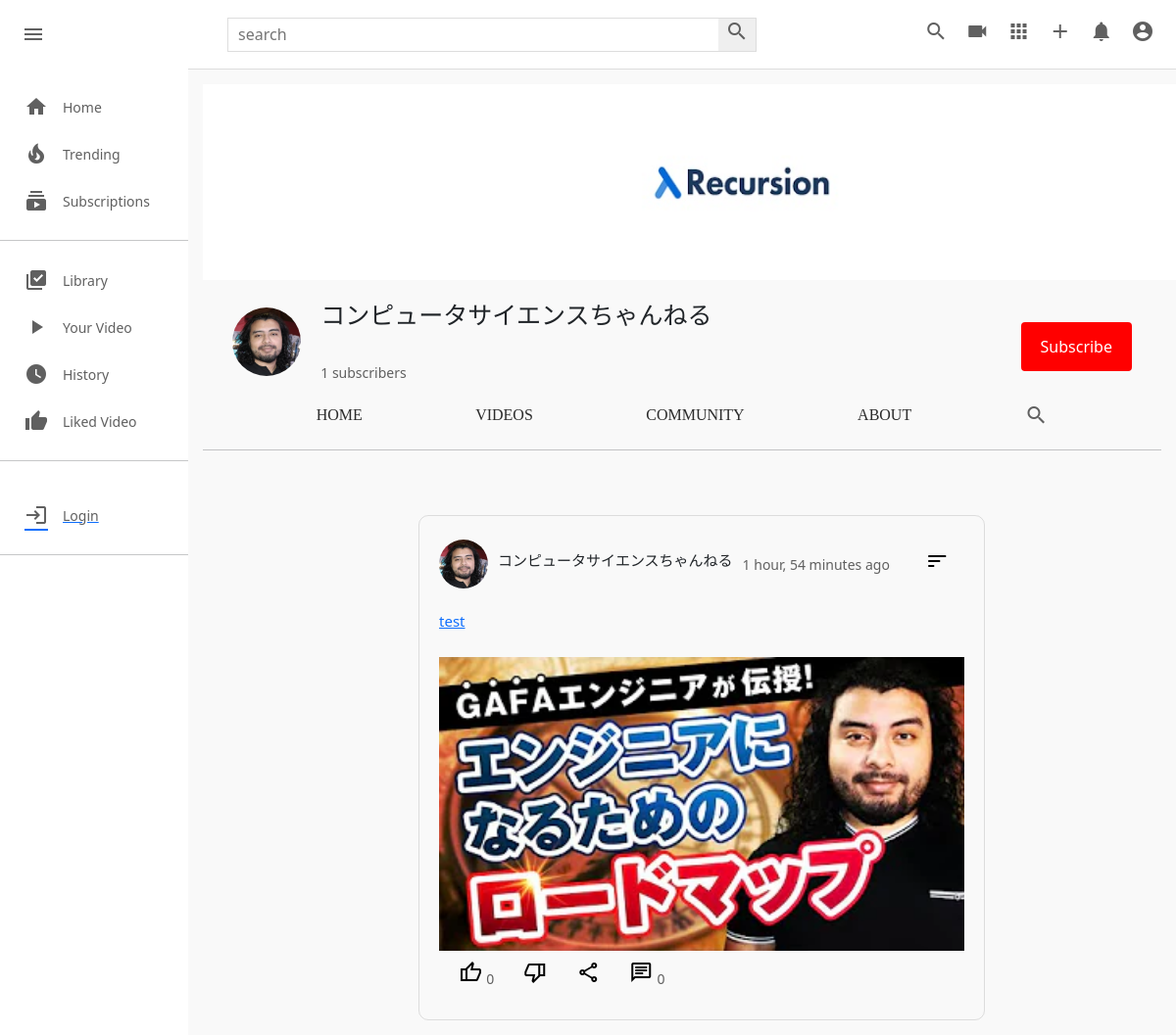
The app's page /c/2/community/, older data.
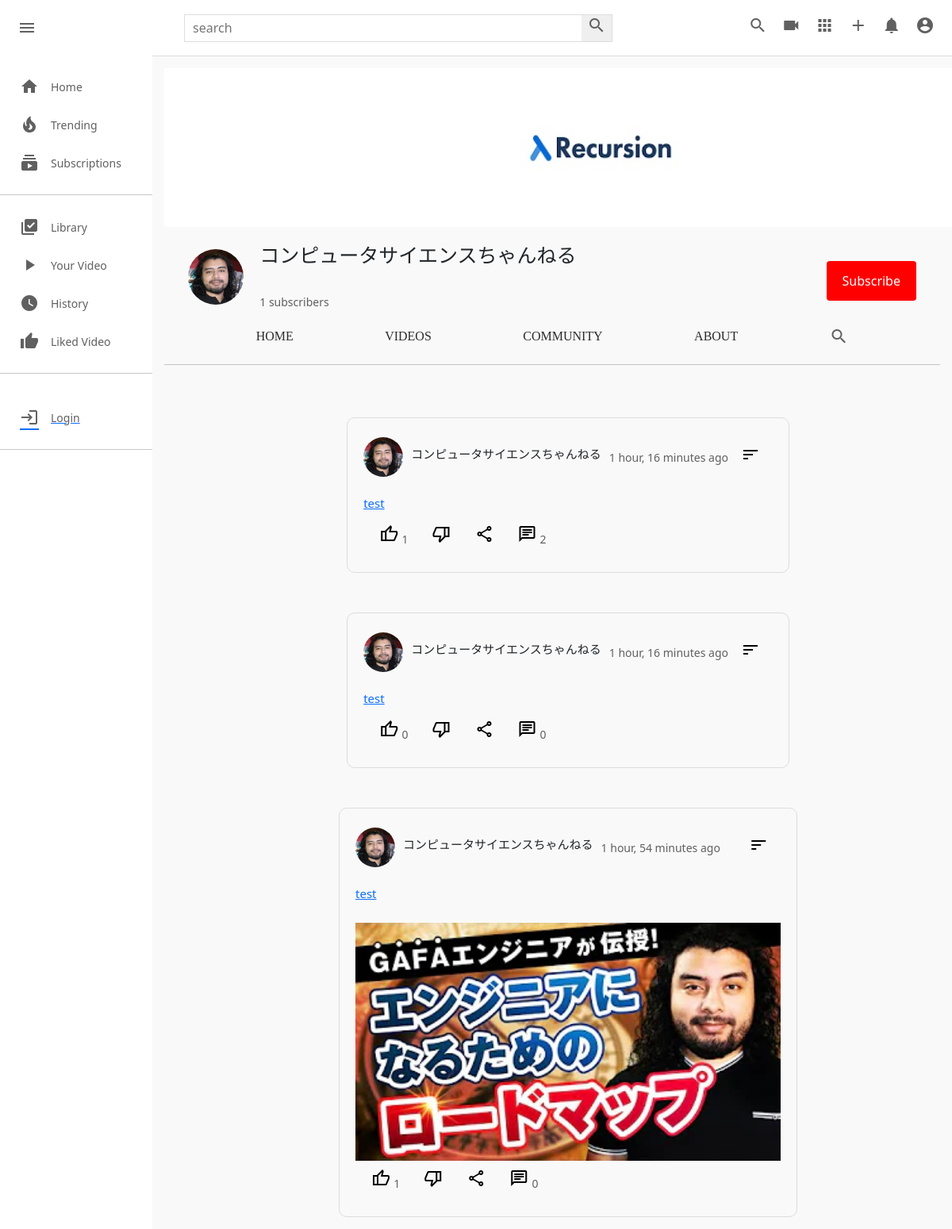
The same page, newer data.
### channel/models.py (models this page shows, shortened)
class Channel(models.Model):
    channel_art=models.ImageField(upload_to=user_directory_path,default='images/channel-art.jpg')
    image=models.ImageField(upload_to=user_directory_path,default='images/user-image.png')
    full_name=models.CharField(max_length=100)
    channel_name=models.CharField(max_length=100)
    description=models.TextField(null=True,blank=True)
    keyword=TaggableManager(blank=True)
    date=models.DateTimeField(auto_now_add=True)
    status=models.CharField(choices=STATUS,max_length=100,default='Active')
    user=models.OneToOneField(User,on_delete=models.SET_NULL,null=True,related_name="channel")
    subscribers=models.ManyToManyField(User,related_name="user_subs",blank=True)
    verified=models.BooleanField(default=False)
    total_view=models.PositiveIntegerField(default=0)
    business_email=models.EmailField(null=True,blank=True)
    make_business_email_public=models.BooleanField(default=False)
    business_location=models.CharField(null=True,blank=True,max_length=100)
    make_business_location_public=models.BooleanField(default=False)
    website=models.URLField(default='https://www.udemy.com/home')
    instagram=models.URLField(default='https://www.udemy.com/home')
    facebook=models.URLField(default='https://www.udemy.com/home')
    twitter=models.URLField(default='https://www.udemy.com/home')

class Community(models.Model):
    channel=models.ForeignKey(Channel,on_delete=models.CASCADE)
    image=models.ImageField(upload_to=user_directory_path,null=True,blank=True)
    content=models.TextField(null=True,blank=True)
    date=models.DateTimeField(auto_now_add=True)
    status=models.CharField(choices=STATUS,default='Active',max_length=100)
    likes=models.ManyToManyField(User,blank=True)
    class Meta:
        verbose_name='Community'
        verbose_name_plural='Community Posts'

### channel/views.py (the view)
# urls.py: path("<channel_name>/community/",views.channel_community,name='channel-community'),
def channel_community(request,channel_name):
    channel = get_object_or_404(Channel,id=channel_name)
    community = Community.objects.filter(channel=channel,status='Active').order_by('-date')
    context={
        'channel': channel,
        'community':community,
    }
    return render(request,'channel/channel_community.html',context)

### templates/channel/channel_community.html (shortened to what this page needs)
{% extends 'base.html' %}
{% load static %}
{% block style %}
<link rel="stylesheet" href="{% static 'css/style.css' %}" type="text/css">
<link rel="stylesheet" href="{% static 'css/channel-community.css' %}" type="text/css">
<link rel="stylesheet" href="{% static 'css/channel.css' %}" type="text/css">
{% endblock style %}
{% block content %}
    <div class="mainBody">
        {% include 'partials/sidebar.html' %}
        <div class="videos">
            {% include 'channel/partials/channel-header.html' %}
            <div class="video-container">
                {% for c in community %}
                <div class="content-border">
                    <div class="content-div">
                        <div class="header-comm">
                            <div class="channel-details">
                                {% if c.channel.image %}
                                <img src="{{c.channel.image.url}}" class="channel-img-com" alt="">
                                {% else %}
                                <img src="https://thumbs.dreamstime.com/b/default-avatar-profile-vector-user-profile-default-avatar-profile-vector-user-profile-profile-179376714.jpg" class="channel-img-com" alt="">
                                {% endif %}
                                <h5>{{c.channel.channel_name}}</h5>
                                <span>{{c.date|timesince}} ago</span>
                            </div>
                            <div class="dropdown">
                                <button class="dropbtn">
                                    <i class="material-symbols-outlined">sort</i>
                                </button>
                            </div>
                        </div>
                        <div class="content">
                            <a href="{% url 'channel-community-detail' c.channel.id c.id %}"><h3>{{ c.content|truncatechars:200 }}</h3></a>
                            {% if c.image %}
                            <a href="{% url 'channel-community-detail' c.channel.id c.id %}"><img src="{{c.image.url}}" alt=""></a>
                            {% endif %}
                        </div>
                        <div class="icon-section">
                            <div class="single-icon">
                                <a href="{% url 'com_add_like' c.id %}"><i class="material-icons material-symbols-outlined">thumb_up</i></a>
                                <span>{{c.likes.all.count}}</span>
                            </div>
                            <div class="single-icon">
                                <a href="{% url 'com_add_like' c.id %}"><i class="material-icons material-symbols-outlined">thumb_down</i></a>
                            </div>
                            <div class="single-icon">
                                <i class="material-icons material-symbols-outlined">share</i>
                            </div>
                            <div class="single-icon">
                                <a href=""><i class="material-icons material-symbols-outlined">chat</i></a>
                                <span>{{c.comments.all.count}}</span>
                            </div>
                        </div>
                    </div>
                </div>
                {% endfor %}
            </div>
        </div>
    </div>
{% endblock content %}

### templates/base.html (shortened to what this page needs)
{% load static %}
<!DOCTYPE html>
<html lang="en">
<head>
    {% block style %}
    {% endblock style %}
    <link rel="stylesheet" href="https://use.fontawesome.com/releases/v6.0.0/css/all.css" />
</head>
<body>
    <div class="header">
        <div class="header-left">
            <i id="menu" class="material-icons">menu</i>
            <a href="{% url 'index' %}">
            </a>
        </div>
        <div class="header-search">
            <form action="{% url 'search' %}" method="GET">
                <input type="text" placeholder="search" name="q">
                <button><i class="material-icons">search</i></button>
            </form>
        </div>
        <div class="header-icons">
            <i class="material-icons display-this">search</i>
            <a href="{% url 'video-upload' %}"><i class="material-icons ">videocam</i></a>
            <i class="material-icons display-this">apps</i>
            {% if request.user.is_authenticated %}
            <a href="{% url 'create-post' request.user.channel.id %}"><i class="material-icons">add</i></a>
            {% else %}
            <a href=""><i class="material-icons">add</i></a>
            {% endif %}
            <i class="material-icons display-this">notifications</i>
            {% if request.user.is_authenticated %}
            <a href="#"><i id="drop-down" class="material-icons display-this">account_circle</i></a>
            {% else %}
            <a href="#"><i id="drop-down" class="material-icons display-this">account_circle</i></a>
            {% endif %}
        </div>
    </div>
    {% block content %}
    {% endblock content %}
</body>
</html>

### templates/partials/sidebar.html (shortened to what this page needs)
<div class="sidebar">
    <div class="sidebar-categories">
        <div class="sidebar-category">
            <i class="material-icons">home</i>
            <span>Home</span>
        </div>
        <div class="sidebar-category">
            <i class="material-icons">local_fire_department</i>
            <span>Trending</span>
        </div>
        <div class="sidebar-category">
            <i class="material-icons">subscriptions</i>
            <span>Subscriptions</span>
        </div>
        <hr>
        <div class="sidebar-category">
            <i class="material-icons">library_add_check</i>
            <span>Library</span>
        </div>
        <div class="sidebar-category">
            <i class="material-icons">play_arrow</i>
            <span>Your Video</span>
        </div>
        <div class="sidebar-category">
            <i class="material-icons">watch_later</i>
            <span>History</span>
        </div>
        <div class="sidebar-category">
            <i class="material-icons">thumb_up</i>
            <span>Liked Video</span>
        </div>
        <hr>
    </div>
    <div class="sidebar-categories">
        {% if not request.user.is_authenticated %}
        <a href="{% url 'sign-in' %}">
            <div class="sidebar-category">
                <i class="material-icons">login</i>
                <span>Login</span>
            </div>
        </a>
        {% endif %}
    </div>
    <hr>
</div>

### templates/channel/partials/channel-header.html (shortened to what this page needs)
{% include 'partials/alert.html' %}
<div class="channel-art">
    {% if channel.channel_art.url %}
    <img  src="{{ channel.channel_art.url }}" alt="">
    {% else %}
    <img src="https://wallpaper.dog/large/10702685.jpg" alt="">
    {% endif %}
</div>
<div class="channel-header flex">
    <div class="channel-img-title flex">
        {% if channel.image %}
        <img class="img" src="{{channel.image.url}}" alt="">
        {% else %}
        <img class="img" src="https://thumbs.dreamstime.com/b/default-avatar-profile-vector-user-profile-default-avatar-profile-vector-user-profile-profile-179376714.jpg" alt="">
        {% endif %}
        <div class="channel-image-texts">
            <h4 class="flex">{{channel.channel_name}}</h4>
            {% if channel.verified == True %} <i class="fas fa-check-circle"></i> {% endif %} <br>
            <span id="count">{{channel.subscribers.all.count}}</span><span> subscribers</span>
        </div>
    </div>
    <div class="channel-header-btns">
        {% if request.user != channel.user %}
        <div><button id="sub_btn" onclick="addsub()" class="channel-subscribe sub_button_channel">Subscribe</button></div>
        {% endif %}
    </div>
</div>
<div class="channel-header-links flex">
    <a href="{% url 'channel-profile' channel.id %}" class="display-this">Home</a>
    <a href="{% url 'channel-videos' channel.id %}" class="display-this">Videos</a>
    <a href="{% url 'channel-community' channel.id %}" class="dont-display-thdis">Community</a>
    <a href="{% url 'channel-about' channel.id %}" class="displhray-this">About</a>
    <a href="" class="dont-display-this"><i class="material-icons">search</i></a>
</div>
<hr>

### templates/partials/alert.html (shortened to what this page needs)
<link href="https://cdn.jsdelivr.net/npm/bootstrap@5.3.3/dist/css/bootstrap.min.css" rel="stylesheet">

### static/css/style.css (style rules this page uses)
* { margin: 0; padding: 0; box-sizing: border-box; }
body { font-family: 'Roboto','sans-serif'; }
.material-icons { color: rgb(96, 96, 96); }
.header { display: flex; justify-content: space-between; align-items: center; height: 70px; padding: 15px; }
.header-left { display: flex; align-items: center; }
.header i { padding: 0 7px; cursor: pointer; }
.header-search form { border: 1px solid #ddd; height: 35px; margin: 0; padding: 0; display: flex; }
.header-search input { width: 500px; padding: 10px; margin: 0; border-radius: 0; border: none; height: 100%; }
.header-search button { padding: 0; margin: 0; height: 100%; border: none; border-radius: 0; }
.mainBody { height: calc(100vh - 70px); display: flex; overflow: hidden; }
.sidebar { height: 100%; width: 230px; background-color: white; overflow-y: scroll; }
.sidebar-categories { width: 100%; display: flex; flex-direction: column; margin-bottom: 15px; margin-top: 15px; }
.sidebar-category { display: flex; align-items: center; padding: 12px 25px; }
.sidebar-category span { margin-left: 15px; }
hr { height: 1px; background-color: #e5e5e5; border: none; }
.videos { background-color: #f9f9f9; width: 100%; height: 100%; padding: 15px 15px; border-top: 1px solid #ddd; overflow-y: scroll; }
.video-container { display: flex; flex-direction: row; justify-content: space-around; flex-wrap: wrap; }
.title a, span { text-decoration: none; color: rgb(96, 96, 96); font-size: 14px; }

### static/css/channel-community.css (style rules this page uses)
.content-border { margin-left: 40px; margin-top: 50px; border: solid 1px rgba(92, 92, 92, 0.185); padding: 20px; border-radius: 10px; }
.header-comm { justify-content: space-between; display: flex; }
.channel-details { display: flex; align-items: center; }
.channel-details img { width: 50px; border-radius: 50px; object-fit: cover; height: 50px; }
.channel-details h5 { font-size: 15px; margin-left: 10px; }
.channel-details span { margin-left: 10px; }
.content h3 { font-size: 15px; width: 500px; text-align: justify; font-weight: 400; margin-top: 20px; }
.content img { width: auto; height: 300px; object-fit: cover; margin-top: 20px; }
.icon-section { display: flex; align-items: center; }
.single-icon { align-items: center; padding: 10px; padding-left: 20px; }
.material-symbols-outlined { transition: 0.5s; color: black; }
.dropdown { float: left; overflow: hidden; }
.dropdown .dropbtn { font-size: 16px; border: none; outline: none; color: black; padding: 14px 16px; background-color: inherit; font-family: inherit; margin: 0; }
.about-right h4, h5 { margin-bottom: 20px; margin-top: 20px; font-size: 15px; font-weight: normal; }
a { text-decoration: none; }

### static/css/channel.css (style rules this page uses)
.channel-art img { width: 1100px; height: 200px; }
.channel-art { width: 1100px; height: 200px; }
.flex { display: flex; }
.channel-header { margin: 20px 30px; align-items: center; justify-content: space-between; }
.channel-img-title { align-items: center; }
.channel-img-title .img { width: 70px; height: 70px; object-fit: cover; border-radius: 50px; }
.channel-img-title .channel-image-texts { margin-left: 20px; }
.channel-image-texts h4 { font-size: 25px; font-weight: 500; }
.channel-header-btns { display: flex; }
.channel-header-btns .channel-subscribe { background-color: rgb(255, 0, 0); color: white; border-radius:4px; }
.channel-header-links { justify-content: space-evenly; }
.channel-header-links a { text-decoration: none; text-transform: uppercase; font-family: poppins; color: rgb(43, 43, 43); font-weight: 500; }
.sub_button_channel { background-color: red; color: white; border: none; margin-top: 10px; padding: 13px 20px; }

### templates/channel/channel_community.html (style rules this page uses)
a { color: black; }

Row changes from the older to the newer data that the page shows:
added Community: channel.image (picture), channel.channel_name "コンピュータサイエンスちゃんねる", date "1 hour, 16 minutes", content "test", likes.all.count "1", comments.all.count "2"
added Community: channel.image (picture), channel.channel_name "コンピュータサイエンスちゃんねる", date "1 hour, 16 minutes", content "test", likes.all.count "0", comments.all.count "0"
computed for Community "1 hour, 54 minutes": likes.all.count "0" → "1"
